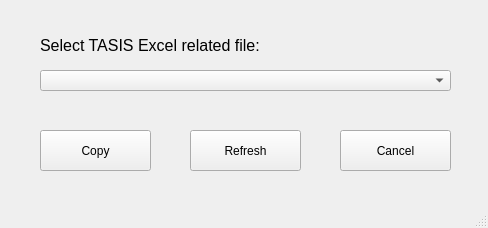
<?xml version="1.0" encoding="UTF-8"?>
<ui version="4.0">
 <class>Exporter</class>
 <widget class="QMainWindow" name="Exporter">
  <property name="enabled">
   <bool>true</bool>
  </property>
  <property name="geometry">
   <rect>
    <x>0</x>
    <y>0</y>
    <width>488</width>
    <height>228</height>
   </rect>
  </property>
  <property name="sizePolicy">
   <sizepolicy hsizetype="Fixed" vsizetype="Fixed">
    <horstretch>0</horstretch>
    <verstretch>0</verstretch>
   </sizepolicy>
  </property>
  <property name="windowTitle">
   <string>Tasis Exporter</string>
  </property>
  <widget class="QWidget" name="centralwidget">
   <widget class="QPushButton" name="copyButton">
    <property name="geometry">
     <rect>
      <x>40</x>
      <y>130</y>
      <width>111</width>
      <height>41</height>
     </rect>
    </property>
    <property name="text">
     <string>Copy</string>
    </property>
   </widget>
   <widget class="QPushButton" name="refreshButton">
    <property name="geometry">
     <rect>
      <x>190</x>
      <y>130</y>
      <width>111</width>
      <height>41</height>
     </rect>
    </property>
    <property name="text">
     <string>Refresh</string>
    </property>
   </widget>
   <widget class="QPushButton" name="cancelButton">
    <property name="geometry">
     <rect>
      <x>340</x>
      <y>130</y>
      <width>111</width>
      <height>41</height>
     </rect>
    </property>
    <property name="text">
     <string>Cancel</string>
    </property>
   </widget>
   <widget class="QComboBox" name="excelFile">
    <property name="geometry">
     <rect>
      <x>40</x>
      <y>70</y>
      <width>411</width>
      <height>21</height>
     </rect>
    </property>
   </widget>
   <widget class="QLabel" name="Label">
    <property name="geometry">
     <rect>
      <x>40</x>
      <y>30</y>
      <width>401</width>
      <height>31</height>
     </rect>
    </property>
    <property name="font">
     <font>
      <pointsize>12</pointsize>
     </font>
    </property>
    <property name="text">
     <string>Select TASIS Excel related file:</string>
    </property>
   </widget>
  </widget>
  <widget class="QMenuBar" name="menubar">
   <property name="geometry">
    <rect>
     <x>0</x>
     <y>0</y>
     <width>488</width>
     <height>21</height>
    </rect>
   </property>
  </widget>
  <widget class="QStatusBar" name="statusbar"/>
 </widget>
 <resources/>
 <connections/>
</ui>
